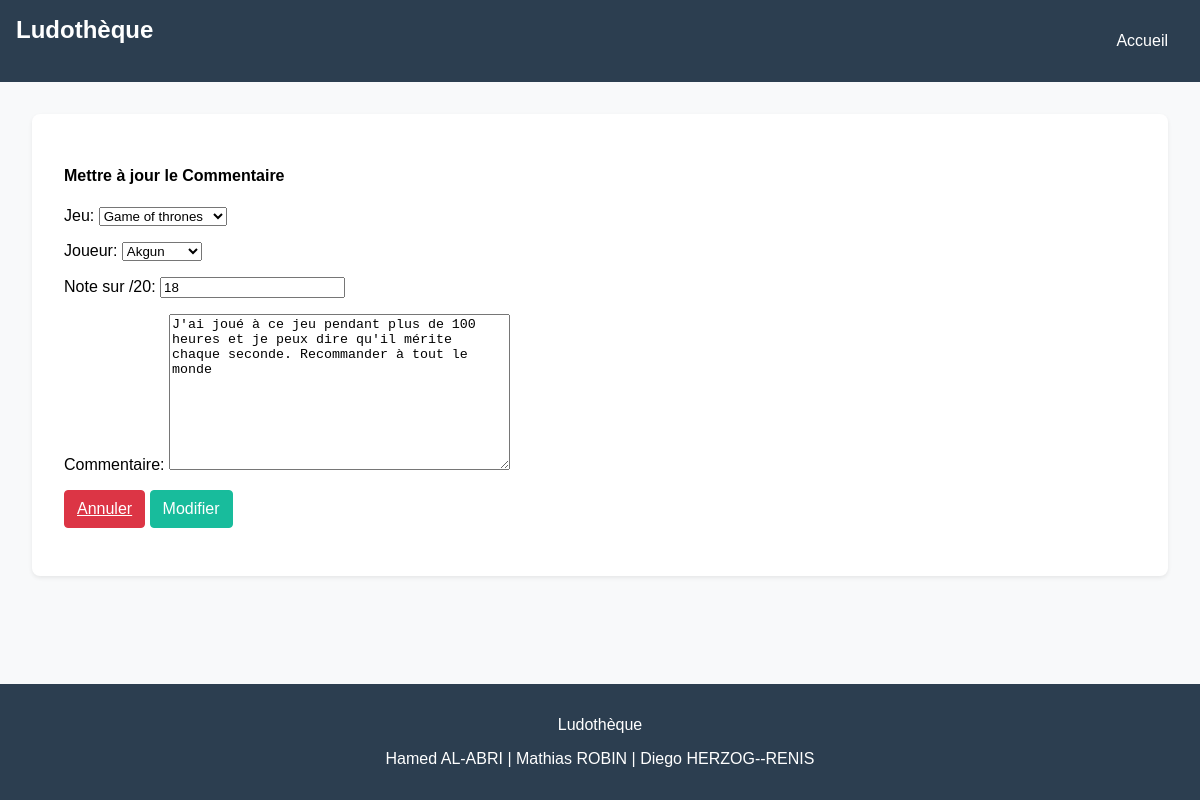
Page /commentaires/update/1/ on the committed database.
### myapp/models.py (models this page shows, shortened)
class Commentaire(models.Model):
    jeu = models.ForeignKey(Jeu, on_delete=models.CASCADE)
    joueur = models.ForeignKey(Joueur, on_delete=models.CASCADE)
    date = models.DateTimeField(default=datetime.now, blank=True)
    note = models.IntegerField(validators=[MinValueValidator(0), MaxValueValidator(20)], default=0)
    commentaire = models.TextField()

### myapp/views.py (the view)
# urls.py: path('commentaires/update/<int:id>/', views.commentaire_update, name='update_commentaire'),
def commentaire_update(request, id):
    commentaire = get_object_or_404(Commentaire, pk=id)
    if request.method == 'POST':
        form = CommentaireForm(request.POST, instance=commentaire)
        if form.is_valid():
            form.save()
            return redirect('commentaire-liste')
    else:
        form = CommentaireForm(instance=commentaire)
    return render(request, 'commentaire/commentaire_update.html', {'form': form})

### myapp/forms.py
class CommentaireForm(forms.ModelForm):
    class Meta:
        model = Commentaire
        fields = ['jeu', 'joueur', 'note', 'commentaire', ]
        labels = {
            'note': ('Note sur /20'),
        }

### myapp/models.py (called while the page is built)
    def __str__(self):
        return self.titre

    def __str__(self):
        return self.nom

### myapp/templates/commentaire/commentaire_update.html (shortened to what this page needs)
{% extends "base.html" %}
{% block content %}
<div class="card-body">
    <h4>Mettre à jour le Commentaire</h4>
    <form method="post">
        {{ form.as_p }}
      <section class="table">
            <a type="button" class="btn btn-danger" href="{% url 'commentaire-liste' %}">Annuler</a>
            <button type="submit" class="btn btn-success">Modifier</button>
       </section>
    </form>
</div>
{% endblock %}

### myapp/static/design.css (style rules this page uses)
body { font-family: 'Arial', sans-serif; background-color: #f8f9fa; margin: 0; padding: 0; display: flex; flex-direction: column; min-height: 100vh; }
.card-body { padding: 2rem; background-color: white; margin: 2rem; border-radius: 0.5rem; box-shadow: 0 0.125rem 0.25rem rgba(0, 0, 0, 0.075); }
.table { width: 100%; margin-bottom: 1rem; color: #212529; border-collapse: collapse; }
.btn { display: inline-block; font-weight: 400; color: #212529; text-align: center; vertical-align: middle; user-select: none; background-color: transparent; border: 1px solid transparent; padding: 0.375rem 0.75rem; font-size: 1rem; line-height: 1.5; border-radius: 0.25rem; transition: color 0.15s ease-in-out, background-color 0.15s ease-in-out, border-color 0.15s ease-in-out, box-shadow 0.15s ease-in-out; }
.btn-danger { color: #fff; background-color: #dc3545; border-color: #dc3545; }
.btn-success { color: #fff; background-color: #18bc9c; border-color: #18bc9c; }

### rows in the picture
Commentaire: jeu "Game of thrones", joueur "Akgun", note "18", commentaire "J'ai joué à ce jeu pendant plus de 100 heures et je peux dire qu'il mérite chaque seconde. Recommander à tout le monde"
